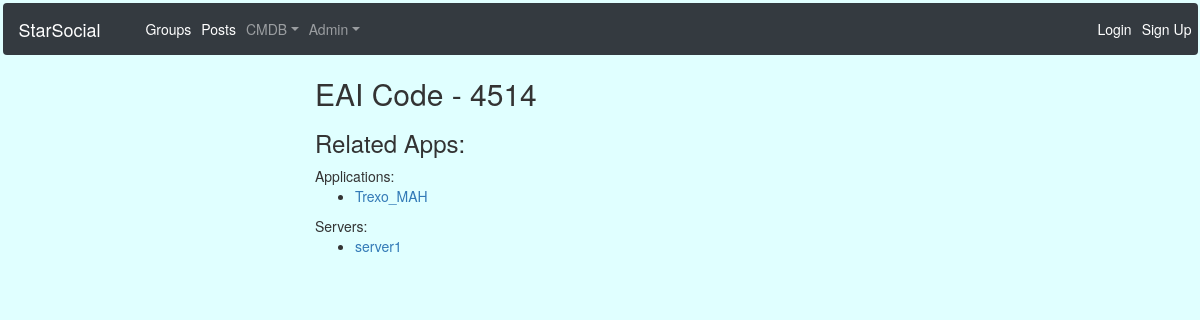
The page /cmdb/eai/1/ on the database its author committed.
### cmdb/models.py (models this page shows, shortened)
class EAI(models.Model):
    eai_code = models.IntegerField(unique=True)
    app = models.ManyToManyField(Application, related_name='eais')
    class Meta:
        ordering = ['eai_code']

class Application(models.Model):
    name = models.CharField(max_length=32,unique=True)
    group = models.ManyToManyField(Group,related_name='apps',blank=True)
    class Meta:
        ordering = ['name']

class Server(models.Model):
    name = models.CharField(max_length=64,unique=True)
    osTypes = models.TextChoices('osTypes', 'linux windows aix')
    os_type = models.CharField(blank=True, choices=osTypes.choices, max_length=10)
    domainTypes = models.TextChoices('domainTypes', 'metnet met_intnet alicocorp')
    domain= models.CharField(blank=True, choices=domainTypes.choices, max_length=10)
    envTypes = models.TextChoices('envTypes', 'Dev Int QA Prod DR Test')
    environment = models.CharField(blank=True, choices=envTypes.choices, max_length=10)
    eai = models.ManyToManyField(EAI,related_name='servers',blank=True)
    app = models.ManyToManyField(Application,related_name='servers',blank=True)
    class Meta:
        ordering = ['name']

### cmdb/views.py (the view)
# urls.py: url(r'eai/(?P<pk>\d+)/$', views.EAIDetail.as_view(), name='single_eai'),
class EAIDetail(SelectRelatedMixin,generic.DetailView):
    model = models.EAI
    select_related = ()
    form_class = EAIForm

### cmdb/templates/cmdb/eai_detail.html
{% include 'cmdb/cmdb_base.html' %}
{% block cmdb_content %}
    <div class='col-md-3'></div>
    <div class='col-md-5'>
        <h2>EAI Code - {{ eai.eai_code }}</h2>
        <h3>Related Apps: </h3>
        {% for app in eai.app.all %}
        Applications:
        <ul>
            <li>
                <a href="{% url 'cmdb:single_app' pk=app.pk %}">{{ app.name }}</a>
            </li>
        </ul>
        {% endfor %}
        Servers:
        {% for server in eai.servers.all %}
        <ul>
            <li>
                <a href="{% url 'cmdb:single_server' pk=server.pk %}">{{ server.name }}</a>
            </li>
        </ul>
        {% endfor %}
{% endblock %}

### static/socialapp/css/master.css (style rules this page uses)
body { background-color: lightcyan }

### rows shown on the page
EAI: eai_code "4514"
Application: name "Trexo_MAH"
Server: name "server1"
